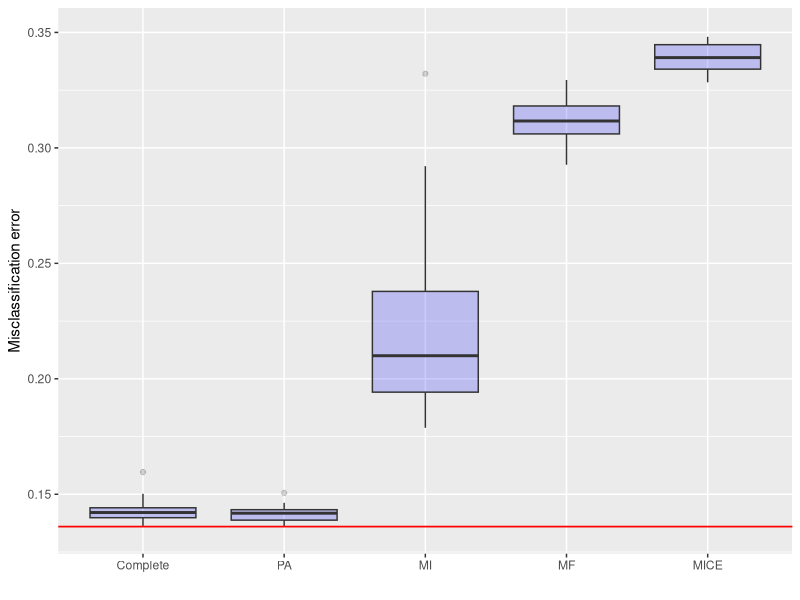
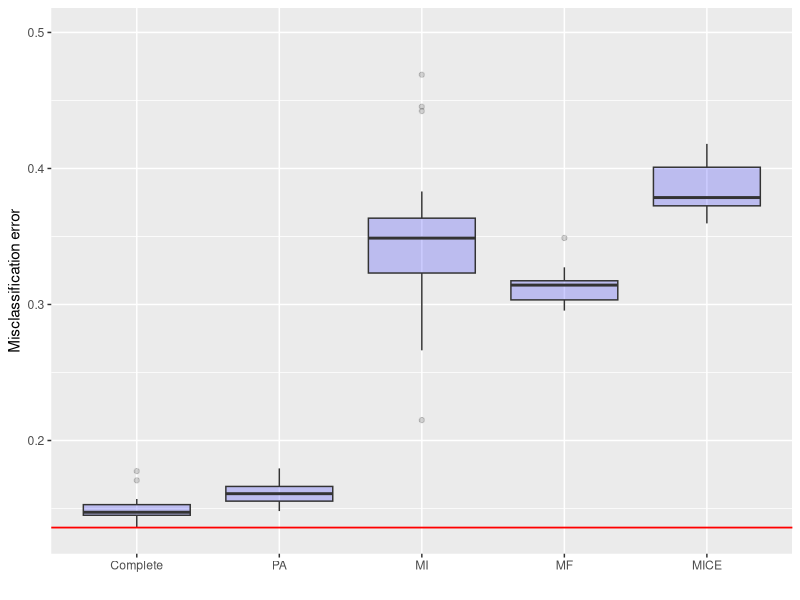

Generate these figures, in order, with R:
library(ggplot2)
library(tidyr)

### model 1, d = 10, lambda = 0
ER = data.frame('Complete' = c(0.1426, 0.1449, 0.1596, 0.1334, 0.1387, 0.1448, 0.1412, 0.1381, 0.1502,
                               0.1412, 0.1426, 0.1433, 0.1363, 0.1403, 0.1435, 0.1421, 0.1402, 0.1395,
                               0.1455, 0.1391),
                'PA' = c(0.1391, 0.1379, 0.1421, 0.1362, 0.1371, 0.1506, 0.1434, 0.1424, 0.1437,
                         0.1433, 0.1374, 0.1392, 0.1448, 0.1418, 0.1365, 0.1417, 0.1432, 0.1418,
                         0.1463, 0.1405),
                'MI' = c(0.1893, 0.2126, 0.2638, 0.2103, 0.2569, 0.2784, 0.2097, 0.1788, 0.1943,
                         0.2126, 0.2315, 0.1818, 0.1804, 0.2921, 0.1959, 0.2124, 0.1953, 0.1978,
                         0.194 , 0.3321),
                'MF' = c(0.311 , 0.302 , 0.3153, 0.3181, 0.3235, 0.3089, 0.3198, 0.3041, 0.3073,
                         0.3035, 0.3039, 0.3124, 0.3294, 0.3294, 0.3146, 0.2927, 0.3183, 0.311 ,
                         0.3123, 0.3067),
                'MICE' = c(0.3595, 0.3481, 0.354 , 0.347 , 0.339 , 0.333 , 0.3391, 0.3352, 0.3664,
                           0.357 , 0.3284, 0.3313, 0.3461, 0.3407, 0.3444, 0.3383, 0.345 , 0.3438,
                           0.3535, 0.3322))

df_long = ER %>%
  pivot_longer(cols = everything(), names_to = "Variable", values_to = "Value")
df_long$Variable = factor(df_long$Variable, levels = c('Complete','PA', 'MI', 'MF', 'MICE'))

ggplot(df_long, aes(x=Variable, y=Value)) + geom_boxplot(fill="blue", alpha=0.2) + 
  geom_hline(yintercept = 0.136, color = "red", size = 0.6) +
  xlab("") + ylab("Misclassification error") + scale_y_continuous(limits = c(0.135,0.35))



### model 1, d = 50, lambda = 0
ER = data.frame('Complete' = c(0.1461, 0.1775, 0.1458, 0.1481, 0.1464, 0.1494, 0.1515, 0.1449, 0.157 ,
                               0.1549, 0.1707, 0.1429, 0.1455, 0.1533, 0.1447, 0.1527, 0.1434, 0.1451,
                               0.1482, 0.1358),
                'PA' = c(0.1661, 0.1521, 0.1795, 0.1644, 0.1559, 0.1719, 0.1633, 0.1613, 0.1534,
                         0.1668, 0.1599, 0.1666, 0.154 , 0.1605, 0.1481, 0.1638, 0.1588, 0.1691,
                         0.1513, 0.1564),
                'MI' = c(0.2663, 0.3345, 0.3699, 0.4454, 0.3596, 0.3269, 0.3595, 0.326 , 0.3613,
                         0.215 , 0.34  , 0.4689, 0.3145, 0.3431, 0.3606, 0.3143, 0.3831, 0.3545,
                         0.2992, 0.4422),
                'MF' = c(0.3124, 0.3251, 0.3181, 0.3218, 0.3161, 0.3273, 0.3004, 0.3149, 0.3078,
                         0.3167, 0.3136, 0.2955, 0.3158, 0.3068, 0.2962, 0.3018, 0.3172, 0.3489,
                         0.2966, 0.3039),
                'MICE' = c(0.407 , 0.3659, 0.3726, 0.3745, 0.4181, 0.3828, 0.4045, 0.3776, 0.3773,
                           0.3655, 0.3997, 0.3723, 0.3596, 0.3846, 0.3861, 0.4095, 0.3796, 0.4102,
                           0.3772, 0.3641))

df_long = ER %>%
  pivot_longer(cols = everything(), names_to = "Variable", values_to = "Value")
df_long$Variable = factor(df_long$Variable, levels = c('Complete','PA', 'MI', 'MF', 'MICE'))

ggplot(df_long, aes(x=Variable, y=Value)) + geom_boxplot(fill="blue", alpha=0.2) + 
  geom_hline(yintercept = 0.136, color = "red", size = 0.6) +
  xlab("") + ylab("Misclassification error") + scale_y_continuous(limits = c(0.135,0.5))
